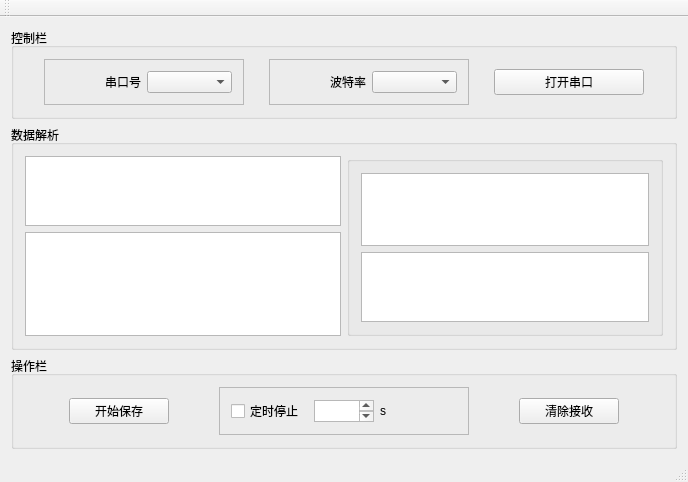
<?xml version="1.0" encoding="UTF-8"?>
<ui version="4.0">
 <class>MainWindow</class>
 <widget class="QMainWindow" name="MainWindow">
  <property name="geometry">
   <rect>
    <x>0</x>
    <y>0</y>
    <width>688</width>
    <height>482</height>
   </rect>
  </property>
  <property name="windowTitle">
   <string>MainWindow</string>
  </property>
  <widget class="QWidget" name="centralWidget">
   <layout class="QGridLayout" name="gridLayout" rowstretch="1,6,1" rowminimumheight="0,0,0">
    <item row="0" column="0">
     <widget class="QGroupBox" name="groupBox">
      <property name="title">
       <string>控制栏</string>
      </property>
      <layout class="QHBoxLayout" name="horizontalLayout">
       <item>
        <widget class="QFrame" name="frame">
         <property name="maximumSize">
          <size>
           <width>200</width>
           <height>16777215</height>
          </size>
         </property>
         <property name="frameShape">
          <enum>QFrame::StyledPanel</enum>
         </property>
         <property name="frameShadow">
          <enum>QFrame::Raised</enum>
         </property>
         <layout class="QHBoxLayout" name="horizontalLayout_4">
          <item>
           <widget class="QLabel" name="label">
            <property name="maximumSize">
             <size>
              <width>100</width>
              <height>16777215</height>
             </size>
            </property>
            <property name="layoutDirection">
             <enum>Qt::LeftToRight</enum>
            </property>
            <property name="text">
             <string>串口号</string>
            </property>
            <property name="alignment">
             <set>Qt::AlignRight|Qt::AlignTrailing|Qt::AlignVCenter</set>
            </property>
           </widget>
          </item>
          <item>
           <widget class="QComboBox" name="serial_port_com">
            <property name="maximumSize">
             <size>
              <width>200</width>
              <height>30</height>
             </size>
            </property>
           </widget>
          </item>
         </layout>
        </widget>
       </item>
       <item>
        <widget class="QFrame" name="frame_2">
         <property name="maximumSize">
          <size>
           <width>200</width>
           <height>16777215</height>
          </size>
         </property>
         <property name="frameShape">
          <enum>QFrame::StyledPanel</enum>
         </property>
         <property name="frameShadow">
          <enum>QFrame::Raised</enum>
         </property>
         <layout class="QHBoxLayout" name="horizontalLayout_5">
          <item>
           <widget class="QLabel" name="label_2">
            <property name="maximumSize">
             <size>
              <width>100</width>
              <height>16777215</height>
             </size>
            </property>
            <property name="text">
             <string>波特率</string>
            </property>
            <property name="alignment">
             <set>Qt::AlignRight|Qt::AlignTrailing|Qt::AlignVCenter</set>
            </property>
           </widget>
          </item>
          <item>
           <widget class="QComboBox" name="serial_port_bund">
            <property name="maximumSize">
             <size>
              <width>200</width>
              <height>16777215</height>
             </size>
            </property>
           </widget>
          </item>
         </layout>
        </widget>
       </item>
       <item>
        <widget class="QPushButton" name="serial_port_switch">
         <property name="maximumSize">
          <size>
           <width>150</width>
           <height>16777215</height>
          </size>
         </property>
         <property name="text">
          <string>打开串口</string>
         </property>
        </widget>
       </item>
      </layout>
     </widget>
    </item>
    <item row="1" column="0">
     <widget class="QGroupBox" name="groupBox_2">
      <property name="title">
       <string>数据解析</string>
      </property>
      <layout class="QGridLayout" name="gridLayout_2" rowstretch="1,3">
       <item row="1" column="1">
        <widget class="QChartView" name="graphicsView"/>
       </item>
       <item row="0" column="1">
        <widget class="QTextEdit" name="textEdit_display"/>
       </item>
       <item row="0" column="2" rowspan="2">
        <widget class="QGroupBox" name="groupBox_3">
         <property name="title">
          <string/>
         </property>
         <layout class="QVBoxLayout" name="verticalLayout" stretch="3,1">
          <item>
           <widget class="QTextEdit" name="receiveTextEdit"/>
          </item>
          <item>
           <widget class="QTextEdit" name="receiveTextEdit_str"/>
          </item>
         </layout>
        </widget>
       </item>
      </layout>
     </widget>
    </item>
    <item row="2" column="0">
     <widget class="QGroupBox" name="groupBox_4">
      <property name="title">
       <string>操作栏</string>
      </property>
      <layout class="QHBoxLayout" name="horizontalLayout_3" stretch="1,1,1">
       <item>
        <widget class="QPushButton" name="savedata">
         <property name="maximumSize">
          <size>
           <width>100</width>
           <height>16777215</height>
          </size>
         </property>
         <property name="text">
          <string>开始保存</string>
         </property>
        </widget>
       </item>
       <item>
        <widget class="QFrame" name="frame_3">
         <property name="maximumSize">
          <size>
           <width>250</width>
           <height>16777215</height>
          </size>
         </property>
         <property name="layoutDirection">
          <enum>Qt::LeftToRight</enum>
         </property>
         <property name="frameShape">
          <enum>QFrame::StyledPanel</enum>
         </property>
         <property name="frameShadow">
          <enum>QFrame::Raised</enum>
         </property>
         <layout class="QHBoxLayout" name="horizontalLayout_6">
          <item>
           <widget class="QCheckBox" name="checkBox_times">
            <property name="text">
             <string>定时停止</string>
            </property>
           </widget>
          </item>
          <item>
           <widget class="QTextEdit" name="save_total_times">
            <property name="maximumSize">
             <size>
              <width>60</width>
              <height>22</height>
             </size>
            </property>
           </widget>
          </item>
          <item>
           <widget class="QLabel" name="label_3">
            <property name="text">
             <string>s</string>
            </property>
           </widget>
          </item>
         </layout>
        </widget>
       </item>
       <item>
        <widget class="QPushButton" name="clear_data">
         <property name="maximumSize">
          <size>
           <width>100</width>
           <height>16777215</height>
          </size>
         </property>
         <property name="text">
          <string>清除接收</string>
         </property>
        </widget>
       </item>
      </layout>
     </widget>
    </item>
   </layout>
  </widget>
  <widget class="QMenuBar" name="menuBar">
   <property name="geometry">
    <rect>
     <x>0</x>
     <y>0</y>
     <width>688</width>
     <height>17</height>
    </rect>
   </property>
  </widget>
  <widget class="QToolBar" name="mainToolBar">
   <attribute name="toolBarArea">
    <enum>TopToolBarArea</enum>
   </attribute>
   <attribute name="toolBarBreak">
    <bool>false</bool>
   </attribute>
  </widget>
  <widget class="QStatusBar" name="statusBar"/>
 </widget>
 <layoutdefault spacing="6" margin="11"/>
 <customwidgets>
  <customwidget>
   <class>QChartView</class>
   <extends>QGraphicsView</extends>
   <header location="global">qchartview.h</header>
  </customwidget>
 </customwidgets>
 <resources/>
 <connections/>
</ui>
